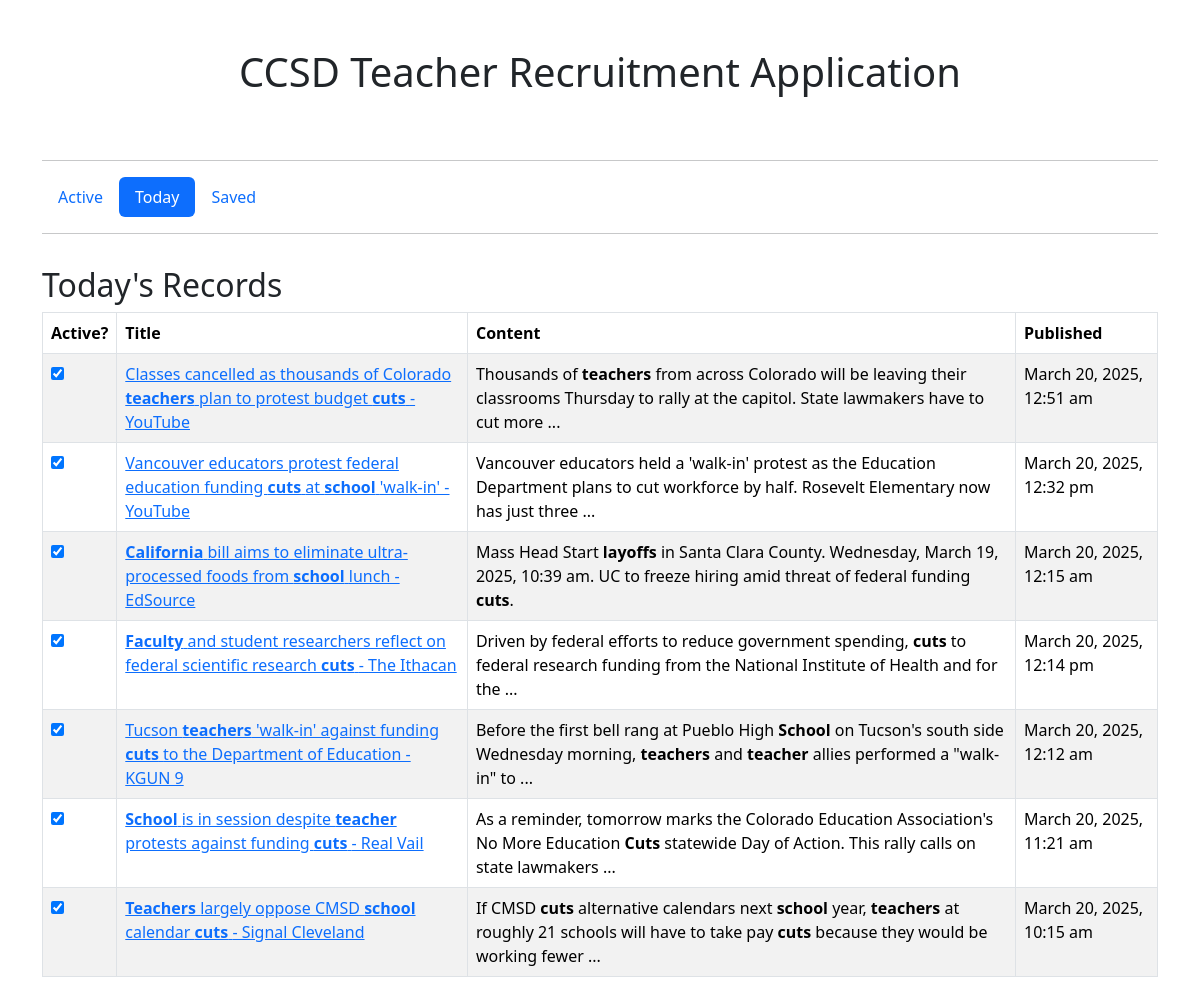
Before: /today.php with the older database file.
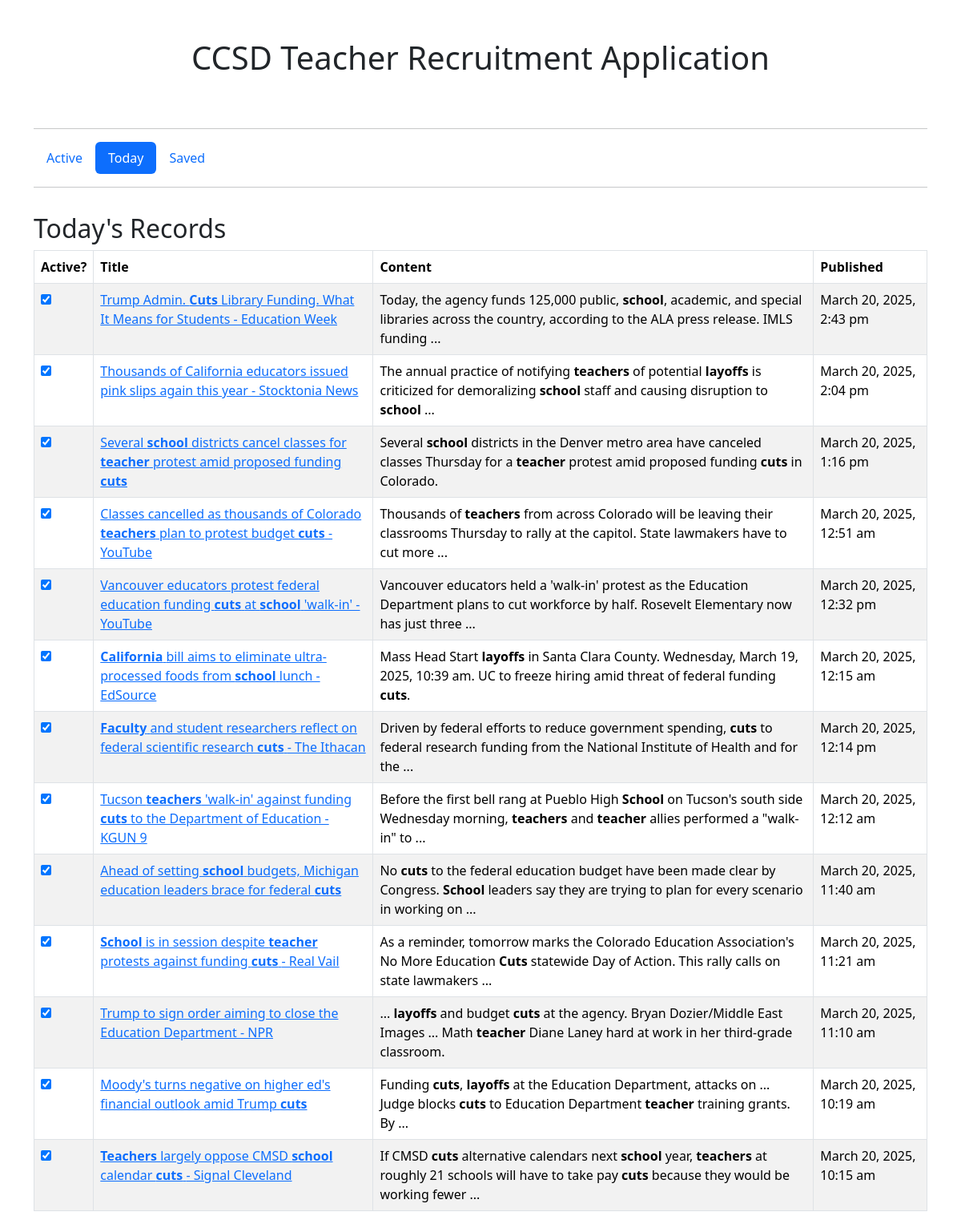
After: the same page with the newer database file.
### tables this page shows
CREATE TABLE teacherRecruitment (
    id INTEGER PRIMARY KEY, 
    title TEXT, 
    content TEXT, 
    published TEXT, 
    link TEXT,
    active BOOLEAN DEFAULT 1, 
    saved BOOLEAN DEFAULT 0,
    UNIQUE(title, content, link)
);

### today.php (the view, shortened to what this page needs)
<?php
include('includes/head.php');
include('includes/header.php');
$db = new SQLite3('teacherRecruitment.db');
$today = date("F j, Y");
?>
    <div class="container">
        <div class="row">
            <div class="col">
                <h2>Today's Records</h2>
                <table id="todayTable" class="table table-striped table-bordered">
                    <thead>
                    <tr>
                        <th>Active?</th>
                        <th>Title</th>
                        <th>Content</th>
                        <th>Published</th>
                    </tr>
                    </thead>
                    <tbody>
                    <?php
                    $stmt = $db->prepare("SELECT * FROM teacherRecruitment WHERE published LIKE :today AND active = 1 ORDER BY published DESC");
                    $stmt->bindValue(':today', '%' . $today . '%', SQLITE3_TEXT);
                    $results = $stmt->execute();
                    while ($row = $results->fetchArray(SQLITE3_ASSOC)) { ?>
                        <tr>
                            <td><input id="active" type='checkbox' name='active' data-id='<?php echo $row['id']; ?>' <?php echo $row['active'] ? 'checked' : ''; ?>/></td>
                            <td><a href='<?php echo $row['link']; ?>'><?php echo $row['title']; ?></a></td>
                            <td><?php echo $row['content']; ?></td>
                            <td><?php echo $row['published'] ?></td>
                        </tr>
                        <?php
                    }
                    ?>
                    </tbody>
                </table>
            </div>
        </div>
    </div>
<?php include('includes/footer.php'); ?>

### includes/head.php (shortened to what this page needs)
<!doctype html>
<html lang="en">
<head>
    <link rel="stylesheet" href="https://cdn.jsdelivr.net/npm/bootstrap@5.3.3/dist/css/bootstrap.min.css"
>
    <link rel="stylesheet" href="https://cdn.datatables.net/2.2.2/css/dataTables.dataTables.css"/>
</head>
<body>

### includes/header.php (shortened to what this page needs)
<div class="container pt-5 pb-3">
    <div class="row">
        <div class="col">
            <h1 class="text-center pb-5">CCSD Teacher Recruitment Application</h1>
            <hr/>
            <?php
            $currentUri = $_SERVER['REQUEST_URI'];
            if ($currentUri == '/ccsd-teacher-recruitment/saved.php') {
                ?><ul class="nav nav-pills">
                    <li class="nav-item">
                        <a class="nav-link" aria-current="page" href="/ccsd-teacher-recruitment/">Active</a>
                    </li>
                    <li class="nav-item">
                        <a class="nav-link" href="/ccsd-teacher-recruitment/today.php">Today</a>
                    </li>
                    <li class="nav-item">
                        <a class="nav-link active" href="/ccsd-teacher-recruitment/saved.php">Saved</a>
                    </li>
                </ul>
            <?php } elseif ($currentUri == '/ccsd-teacher-recruitment/today.php') { ?>
                <ul class="nav nav-pills">
                    <li class="nav-item">
                        <a class="nav-link" aria-current="page" href="/ccsd-teacher-recruitment/">Active</a>
                    </li>
                    <li class="nav-item">
                        <a class="nav-link active" href="/ccsd-teacher-recruitment/today.php">Today</a>
                    </li>
                    <li class="nav-item">
                        <a class="nav-link" href="/ccsd-teacher-recruitment/saved.php">Saved</a>
                    </li>
                </ul>
            <?php } ?>
            <hr/>
        </div>
    </div>
</div>

### includes/footer.php (shortened to what this page needs)
</body>
</html>

Changed rows visible on the page:
added teacherrecruitment: active "☑", title "Trump Admin. Cuts Library Funding. What It Means for Students - Education Week", content "Today, the agency funds 125,000 public, school , academic, and special libraries across the country, according to the ALA press release. IMLS funding ...", published "March 20, 2025, 2:43 pm"
added teacherrecruitment: active "☑", title "Thousands of California educators issued pink slips again this year - Stocktonia News", content "The annual practice of notifying teachers of potential layoffs is criticized for demoralizing school staff and causing disruption to school ...", published "March 20, 2025, 2:04 pm"
added teacherrecruitment: active "☑", title "Several school districts cancel classes for teacher protest amid proposed funding cuts", content "Several school districts in the Denver metro area have canceled classes Thursday for a teacher protest amid proposed funding cuts in Colorado.", published "March 20, 2025, 1:16 pm"
added teacherrecruitment: active "☑", title "Ahead of setting school budgets, Michigan education leaders brace for federal cuts", content "No cuts to the federal education budget have been made clear by Congress. School leaders say they are trying to plan for every scenario in working on ...", published "March 20, 2025, 11:40 am"
added teacherrecruitment: active "☑", title "Trump to sign order aiming to close the Education Department - NPR", content "... layoffs and budget cuts at the agency. Bryan Dozier/Middle East Images ... Math teacher Diane Laney hard at work in her third-grade classroom.", published "March 20, 2025, 11:10 am"
added teacherrecruitment: active "☑", title "Moody's turns negative on higher ed's financial outlook amid Trump cuts", content "Funding cuts , layoffs at the Education Department, attacks on ... Judge blocks cuts to Education Department teacher training grants. By ...", published "March 20, 2025, 10:19 am"
